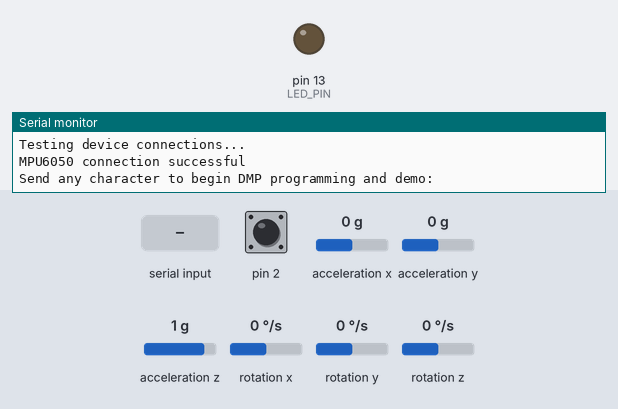
Bench run of a sketch on a simulated Arduino Leonardo, built with avr-gcc and run on an emulated ATmega32U4. On the bench: output pins drawn as LEDs (lit = HIGH), the last lines printed to the serial monitor. The test bench sets the inputs (shaded band); at power-on: pin 2 HIGH, acceleration x 0 g, acceleration y 0 g, acceleration z 1 g, rotation x 0 °/s, rotation y 0 °/s, rotation z 0 °/s. The sensor or clock chip raises its interrupt line as the real part does.

Above: at 0.8 s.
0.9 s: "1\n" received over Serial
3.0 s: byte 1 (1) received over Serial
At 3.6 s:
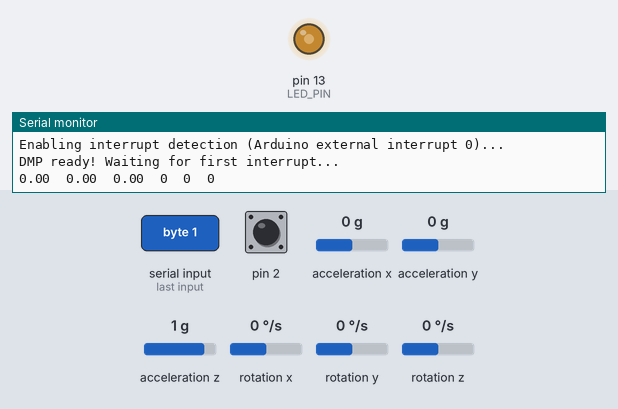
4.5 s: pin 2 pulled LOW for 0.15 s
At 5.2 s:
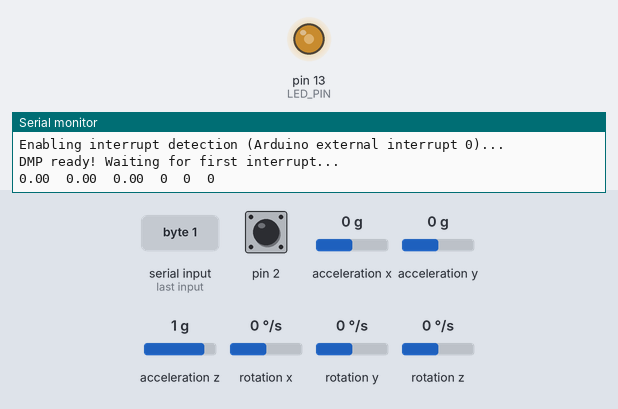
6.1 s: pin 2 pulled LOW for 1 s
At 8.3 s:
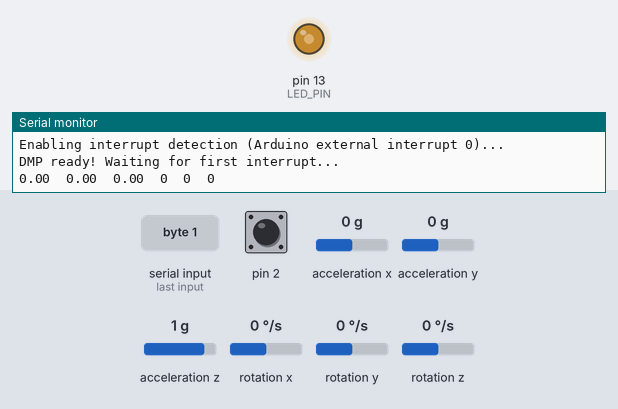
Timing chart, 0 to 9.8 s (numbered marks = the images above; inputs shaded):
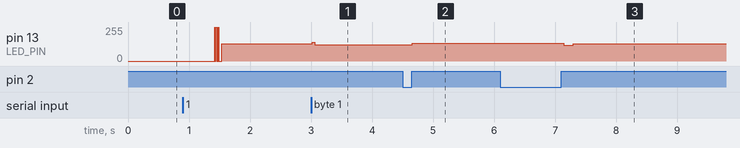

The sketch:

MPU6050_DMP6_YPRandGYRO_READONCOMMAND.ino
```cpp
// I2C device class (I2Cdev) demonstration Arduino sketch for MPU6050 class using DMP (MotionApps v2.0)
// 6/21/2012 by Jeff Rowberg <jeff@rowberg.net>
// Updates should (hopefully) always be available at https://github.com/jrowberg/i2cdevlib
//
// Changelog:
// 2012-06-21 - added note about Arduino 1.0.1 + Leonardo compatibility error
// 2012-06-20 - improved FIFO overflow handling and simplified read process
// 2012-06-19 - completely rearranged DMP initialization code and simplification
// 2012-06-13 - pull gyro and accel data from FIFO packet instead of reading directly
// 2012-06-09 - fix broken FIFO read sequence and change interrupt detection to RISING
// 2012-06-05 - add gravity-compensated initial reference frame acceleration output
// - add 3D math helper file to DMP6 example sketch
// - add Euler output and Yaw/Pitch/Roll output formats
// 2012-06-04 - remove accel offset clearing for better results (thanks Sungon Lee)
// 2012-06-01 - fixed gyro sensitivity to be 2000 deg/sec instead of 250
// 2012-05-30 - basic DMP initialization working

/* ============================================
 I2Cdev device library code is placed under the MIT license
 Copyright (c) 2012 Jeff Rowberg

 Permission is hereby granted, free of charge, to any person obtaining a copy
 of this software and associated documentation files (the "Software"), to deal
 in the Software without restriction, including without limitation the rights
 to use, copy, modify, merge, publish, distribute, sublicense, and/or sell
 copies of the Software, and to permit persons to whom the Software is
 furnished to do so, subject to the following conditions:

 The above copyright notice and this permission notice shall be included in
 all copies or substantial portions of the Software.

 THE SOFTWARE IS PROVIDED "AS IS", WITHOUT WARRANTY OF ANY KIND, EXPRESS OR
 IMPLIED, INCLUDING BUT NOT LIMITED TO THE WARRANTIES OF MERCHANTABILITY,
 FITNESS FOR A PARTICULAR PURPOSE AND NONINFRINGEMENT. IN NO EVENT SHALL THE
 AUTHORS OR COPYRIGHT HOLDERS BE LIABLE FOR ANY CLAIM, DAMAGES OR OTHER
 LIABILITY, WHETHER IN AN ACTION OF CONTRACT, TORT OR OTHERWISE, ARISING FROM,
 OUT OF OR IN CONNECTION WITH THE SOFTWARE OR THE USE OR OTHER DEALINGS IN
 THE SOFTWARE.
 ===============================================
 */

// Arduino Wire library is required if I2Cdev I2CDEV_ARDUINO_WIRE implementation
// is used in I2Cdev.h
#include "Wire.h"

// I2Cdev and MPU6050 must be installed as libraries, or else the .cpp/.h files
// for both classes must be in the include path of your project
#include "I2Cdev.h"

#include "MPU6050_6Axis_MotionApps20.h"
//#include "MPU6050.h" // not necessary if using MotionApps include file

// class default I2C address is 0x68
// specific I2C addresses may be passed as a parameter here
// AD0 low = 0x68 (default for SparkFun breakout and InvenSense evaluation board)
// AD0 high = 0x69
MPU6050 mpu;

/* =========================================================================
 NOTE: In addition to connection 3.3v, GND, SDA, and SCL, this sketch
 depends on the MPU-6050's INT pin being connected to the Arduino's
 external interrupt #0 pin. On the Arduino Uno and Mega 2560, this is
 digital I/O pin 2.
 * ========================================================================= */

/* =========================================================================
 NOTE: Arduino v1.0.1 with the Leonardo board generates a compile error
 when using Serial.write(buf, len). The Teapot output uses this method.
 The solution requires a modification to the Arduino USBAPI.h file, which
 is fortunately simple, but annoying. This will be fixed in the next IDE
 release. For more info, see these links:

 http://arduino.cc/forum/index.php/topic,109987.0.html
 http://code.google.com/p/arduino/issues/detail?id=958
 * ========================================================================= */


#define LED_PIN 13 // (Arduino is 13, Teensy is 11, Teensy++ is 6)
bool blinkState = false;

// MPU control/status vars
bool dmpReady = false; // set true if DMP init was successful
uint8_t mpuIntStatus; // holds actual interrupt status byte from MPU
uint8_t devStatus; // return status after each device operation (0 = success, !0 = error)
uint16_t packetSize; // expected DMP packet size (default is 42 bytes)
uint16_t fifoCount; // count of all bytes currently in FIFO
uint8_t fifoBuffer[64]; // FIFO storage buffer

// orientation/motion vars
Quaternion q; // [w, x, y, z] quaternion container
//**added**:
VectorInt16 gyro; // [x, y, z] gyro container
//
VectorInt16 aa; // [x, y, z] accel sensor measurements
VectorInt16 aaReal; // [x, y, z] gravity-free accel sensor measurements
VectorInt16 aaWorld; // [x, y, z] world-frame accel sensor measurements
VectorFloat gravity; // [x, y, z] gravity vector
float euler[3]; // [psi, theta, phi] Euler angle container
float ypr[3]; // [yaw, pitch, roll] yaw/pitch/roll container and gravity vector

int readTrigger=0;

// packet structure for InvenSense teapot demo
uint8_t teapotPacket[14] = {
  '$', 0x02, 0,0, 0,0, 0,0, 0,0, 0x00, 0x00, '\r', '\n' };


// ================================================================
// === INTERRUPT DETECTION ROUTINE ===
// ================================================================

volatile bool mpuInterrupt = false; // indicates whether MPU interrupt pin has gone high
void dmpDataReady() {
  mpuInterrupt = true;
}


// ================================================================
// === INITIAL SETUP ===
// ================================================================

void setup() {
  // join I2C bus (I2Cdev library doesn't do this automatically)
  Wire.begin();

  // initialize serial communication
  // (115200 chosen because it is required for Teapot Demo output, but it's
  // really up to you depending on your project)
  Serial.begin(115200);

  // NOTE: 8MHz or slower host processors, like the Teensy @ 3.3v or Ardunio
  // Pro Mini running at 3.3v, cannot handle this baud rate reliably due to
  // the baud timing being too misaligned with processor ticks. You must use
  // 38400 or slower in these cases, or use some kind of external separate
  // crystal solution for the UART timer.

  // initialize device
  Serial.println(F("Initializing I2C devices..."));

  mpu.initialize();

  // verify connection
  Serial.println(F("Testing device connections..."));
  Serial.println(mpu.testConnection() ? F("MPU6050 connection successful") : F("MPU6050 connection failed"));

  // wait for ready
  Serial.println(F("\nSend any character to begin DMP programming and demo: "));
  while (Serial.available() && Serial.read()); // empty buffer
  while (!Serial.available()); // wait for data
  while (Serial.available() && Serial.read()); // empty buffer again

  // load and configure the DMP
  Serial.println(F("Initializing DMP..."));
  devStatus = mpu.dmpInitialize();

  // make sure it worked (returns 0 if so)
  if (devStatus == 0) {
    // turn on the DMP, now that it's ready
    Serial.println(F("Enabling DMP..."));
    mpu.setDMPEnabled(true);

    // enable Arduino interrupt detection
    Serial.println(F("Enabling interrupt detection (Arduino external interrupt 0)..."));
    attachInterrupt(1, dmpDataReady, RISING);
    mpuIntStatus = mpu.getIntStatus();

    // set our DMP Ready flag so the main loop() function knows it's okay to use it
    Serial.println(F("DMP ready! Waiting for first interrupt..."));
    dmpReady = true;

    // get expected DMP packet size for later comparison
    packetSize = mpu.dmpGetFIFOPacketSize();
  }
  else {
    // ERROR!
    // 1 = initial memory load failed
    // 2 = DMP configuration updates failed
    // (if it's going to break, usually the code will be 1)
    Serial.print(F("DMP Initialization failed (code "));
    Serial.print(devStatus);
    Serial.println(F(")"));
  }

  // configure LED for output
  pinMode(LED_PIN, OUTPUT);
}


// ================================================================
// === MAIN PROGRAM LOOP ===
// ================================================================

void loop() {
  // if programming failed, don't try to do anything
  if (!dmpReady) return;

  // wait for MPU interrupt or extra packet(s) available
  while (!mpuInterrupt && fifoCount < packetSize) {
    // other program behavior stuff here
    // .
    // .
    // .
    // if you are really paranoid you can frequently test in between other
    // stuff to see if mpuInterrupt is true, and if so, "break;" from the
    // while() loop to immediately process the MPU data
    // .
    // .
    // .
  }

  // reset interrupt flag and get INT_STATUS byte
  mpuInterrupt = false;
  mpuIntStatus = mpu.getIntStatus();

  // get current FIFO count
  fifoCount = mpu.getFIFOCount();

  // check for overflow (this should never happen unless our code is too inefficient)
  if ((mpuIntStatus & 0x10) || fifoCount == 1024) {
    // reset so we can continue cleanly
    mpu.resetFIFO();
    Serial.println(F("FIFO overflow!"));

    // otherwise, check for DMP data ready interrupt (this should happen frequently)
  }
  else if (mpuIntStatus & 0x02) {
    // wait for correct available data length, should be a VERY short wait
    while (fifoCount < packetSize) fifoCount = mpu.getFIFOCount();

    // read a packet from FIFO
    mpu.getFIFOBytes(fifoBuffer, packetSize);

    // track FIFO count here in case there is > 1 packet available
    // (this lets us immediately read more without waiting for an interrupt)
    fifoCount -= packetSize;

    if(Serial.available() > 0){
      readTrigger= Serial.read();
    }
    // display quaternion values in easy matrix form: w x y z
    mpu.dmpGetQuaternion(&q, fifoBuffer);
    mpu.dmpGetGravity(&gravity, &q);
    mpu.dmpGetYawPitchRoll(ypr, &q, &gravity);
    mpu.dmpGetGyro(&gyro, fifoBuffer);
    if(readTrigger==1){
      Serial.print(ypr[0] * 180/M_PI);
      Serial.print("\t");
      Serial.print(ypr[1] * 180/M_PI);
      Serial.print("\t");
      Serial.print(ypr[2] * 180/M_PI);
      Serial.print("\t");
      Serial.print(gyro.x);
      Serial.print("\t");
      Serial.print(gyro.y);
      Serial.print("\t");
      Serial.println(gyro.z);
      readTrigger=0;
    }


    // blink LED to indicate activity
    blinkState = !blinkState;
    digitalWrite(LED_PIN, blinkState);
  }
}
```

Measured:
- after the input at 3.0 s, pin 13 (LED_PIN): 128/255 → 123/255 at once
- after the input at 4.5 s, pin 13 (LED_PIN): 123/255 → 132/255 after 0.16 s
- after the input at 6.1 s, pin 13 (LED_PIN): 132/255 → 119/255 after 1.0 s, → 128/255 0.16 s later
